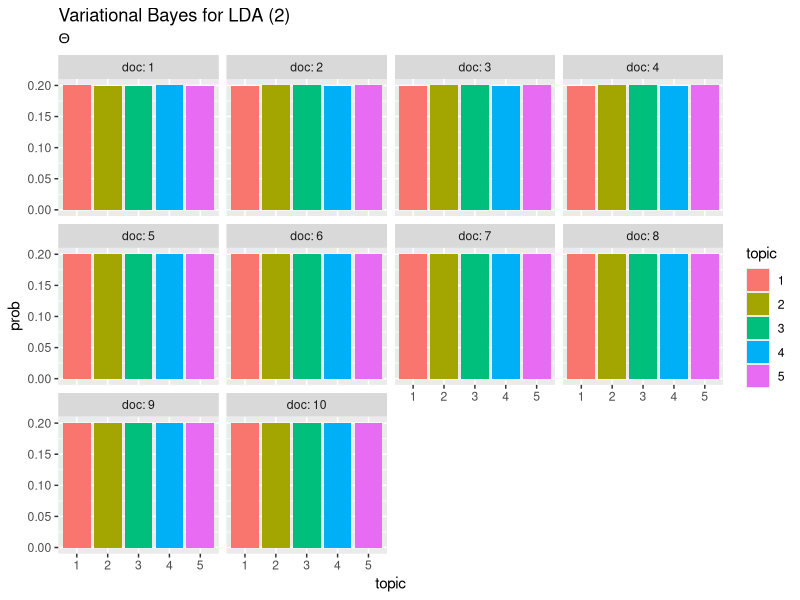
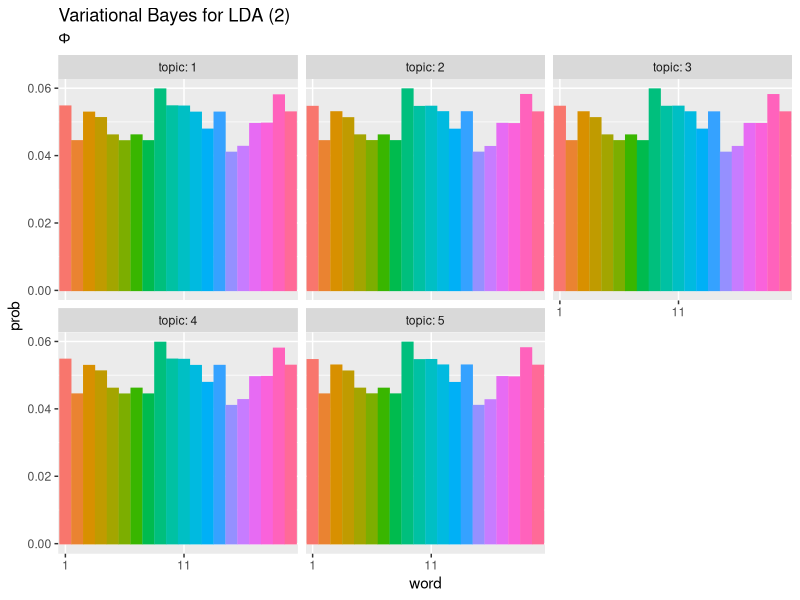
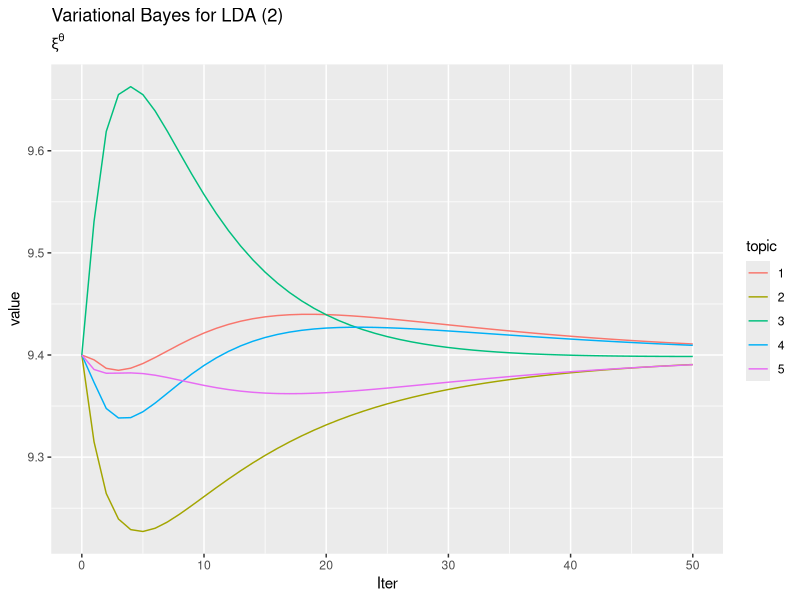
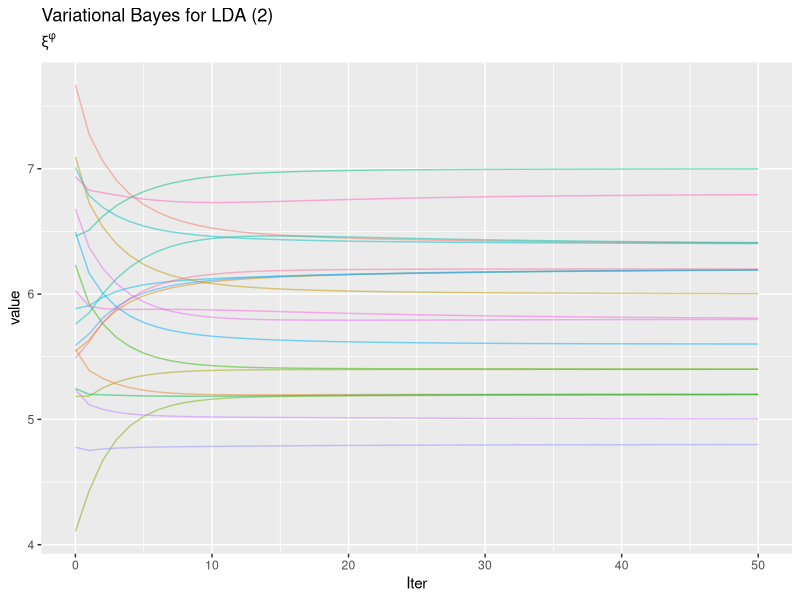

Here is the R script that generated these plots, in order:

# Variational Bayes for LDA (2) -------------------------------------------

# 利用パッケージ
library(tidyverse)

## 動作検証用
# 文書数
M <- 10
# 語彙数
V <- 20
# 文書ごとの各語彙数
n_dv <- matrix(sample(1:3, M * V, replace = TRUE), M, V)
n_d <- apply(n_dv, 1, sum)


# パラメータの設定 ----------------------------------------------------------------

# イタレーション数を指定
OutIter <- 50
InIter  <- 10

# 絶対誤差の上限を指定
Abs_Err <- 0.1

# トピック数を指定
K <- 5

# 事前分布のパラメータ
alpha_k <- rep(2, K)
beta_v  <- rep(2, V)

# 潜在トピック集合の分布の初期値
z_dv_k <- array(0, dim = c(M, V, K))
for(d in 1:M) {
  for(v in 1:V) {
    # ランダムに値を生成
    tmp_q_z <- seq(0, 1, by = 0.01) %>% 
      sample(size = K, replace = TRUE)
    # 正規化
    z_dv_k[d, v, ] <- tmp_q_z / sum(tmp_q_z)
  }
}

## カウントの期待値
tmp_n <- array(0, dim = c(M, V, K))
for(k in 1:K) {
  tmp_n[, , k] <- z_dv_k[, , k] * n_dv
}

# 文書ごとにおいて各トピックが割り当てられた単語数の期待値
E_n_dk <- apply(n_dv, 1, sum) / K %>% 
  matrix(nrow = M, ncol = K)

# 全文書において各トピックが割り当てられた単語数の期待値
E_n_kv <- apply(tmp_n, c(3, 2), sum)

# 処理の検証用
sum(E_n_dk) == sum(n_dv)
sum(E_n_kv) == sum(n_dv)


# 事後分布パラメータの初期値(=事前分布のパラメータ)
xi_dk <- t(t(E_n_dk) + alpha_k)
xi_kv <- t(t(E_n_kv) + beta_v)


# 変分ベイズ -------------------------------------------------------------------

# 推移の確認用
trace_xi_theta <- array(0, dim = c(M, K, OutIter + 1))
trace_xi_phi   <- array(0, dim = c(K, V, OutIter + 1))
# 初期値を代入
trace_xi_theta[, , 1] <- xi_dk
trace_xi_phi[, , 1]   <- xi_kv

E_n_dk_old <- E_n_dk[1, ]
for(OI in 1:OutIter) { ## (イタレーション)
  
  for(d in 1:M) { ## (各文書)
    
    # 絶対誤差を初期化
    abs_err <- Abs_Err + 1
    # インナーループ回数を初期化
    II <- 1
    while(abs_err >= Abs_Err && II <= InIter) { ## (インナーイタレーション)
      
      # インナーループの回数を更新
      II <- II + 1
      
      # 潜在トピック集合の事後分布を計算:式(3.99)
      term1_kv <- digamma(xi_kv) - digamma(apply(xi_kv, 1, sum))
      term2_k  <- digamma(xi_dk[d, ]) - digamma(apply(xi_dk, 2, sum))
      tmp_q_z_kv <- exp(term1_kv) * exp(term2_k)
      # 正規化
      z_dv_k[d, , ] <- t(tmp_q_z_kv) / apply(tmp_q_z_kv, 2, sum)
      
      # カウントの期待値
      for(k in 1:K) {
        tmp_n[, , k] <- z_dv_k[, , k] * n_dv
      }
      E_n_dk <- apply(tmp_n, c(1, 3), sum)
      E_n_kv <- apply(tmp_n, c(3, 2), sum)
      
      # 事後分布のパラメータを計算:式(3.89)
      xi_dk[d, ] <- E_n_dk[d, ] + alpha_k
      
      # 絶対誤差を計算
      abs_err <- sum(abs(E_n_dk[d, ] - E_n_dk_old) / n_d[d]) / K
      # 次回の計算用に値を保存
      E_n_dk_old <- E_n_dk[d, ]
      
    } ## (/インナーイタレーション)
    
    # 動作確認用
    print(paste0("OutIter=", OI, ", InIter=", II, ", abs_err=", abs_err))
    
  } ## (/各文書)
  
  for(k in 1:K) { ## (各トピック)
    
    # 事後分布のパラメータ:式(3.95)
    xi_kv[k, ] <- E_n_kv[k, ] + beta_v
    
  } ## (/各トピック)
  
  # 推移の確認用
  trace_xi_theta[, , OI + 1] <- xi_dk
  trace_xi_phi[, , OI + 1]   <- xi_kv
}


# 推定結果の確認 ----------------------------------------------------------------------


## トピック分布(期待値)
# thetaの期待値を計算:式(2.10)
theta_dk <- xi_dk / apply(xi_dk, 1, sum)

# 作図用のデータフレームを作成
theta_WideDF <- cbind(
  as.data.frame(theta_dk), 
  doc = as.factor(1:M) # 文書番号
)

# データフレームをlong型に変換
theta_LongDF <- pivot_longer(
  theta_WideDF, 
  cols = -doc,         # 変換せずにそのまま残す現列名
  names_to = "topic",  # 現列名を格納する新しい列の名前
  names_prefix = "V",  # 現列名から取り除く文字列
  names_ptypes = list(topic = factor()),  # 現列名を要素とする際の型
  values_to = "prob"   # 現要素を格納する新しい列の名前
)

# 作図
ggplot(theta_LongDF, aes(x = topic, y = prob, fill = topic)) + 
  geom_bar(stat = "identity", position = "dodge") + # 棒グラフ
  facet_wrap( ~ doc, labeller = label_both) + # グラフの分割
  labs(title = "Variational Bayes for LDA (2)", 
       subtitle = expression(Theta)) # ラベル


## 単語分布(期待値)
# phiの期待値を計算:式(2.10)
phi_kv <- xi_kv / apply(xi_kv, 1, sum)

# 作図用のデータフレームを作成
phi_WideDF <- cbind(
  as.data.frame(phi_kv), 
  topic = as.factor(1:K) # トピック番号
)

# データフレームをlong型に変換
phi_LongDF <- pivot_longer(
  phi_WideDF, 
  cols = -topic,       # 変換せずにそのまま残す現列名
  names_to = "word",   # 現列名を格納する新しい列の名前
  names_prefix = "V",  # 現列名から取り除く文字列
  names_ptypes = list(word = factor()),  # 現列名を要素とする際の型
  values_to = "prob"   # 現要素を格納する新しい列の名前
)

# 作図
ggplot(phi_LongDF, aes(x = word, y = prob, fill = word, color = word)) + 
  geom_bar(stat = "identity", position = "dodge") + # 棒グラフ
  facet_wrap( ~ topic, labeller = label_both) + # グラフの分割
  scale_x_discrete(breaks = seq(1, V, by = 10)) + # x軸目盛
  theme(legend.position = "none") + # 凡例
  labs(title = "Variational Bayes for LDA (2)", 
       subtitle = expression(Phi)) # ラベル


# 推移の確認用gif ---------------------------------------------------------------------

# 利用パッケージ
library(gganimate)


# データフレームに変換
trace_xi_theta_WideDF <- data.frame()
trace_xi_phi_WideDF <- data.frame()
for(OI in 1:(OutIter + 1)) {
  # データフレームに変換
  tmp_trace_xi_theta <- cbind(
    as.data.frame(trace_xi_theta[, , OI]), 
    doc = as.factor(1:M), # 文書番号
    Iter = OI - 1 # 試行回数
  )
  tmp_trace_xi_phi <- cbind(
    as.data.frame(trace_xi_phi[, , OI]), 
    topic = as.factor(1:K), # トピック番号
    Iter = OI - 1 # 試行回数
  )
  # 結合
  trace_xi_theta_WideDF <- rbind(trace_xi_theta_WideDF, tmp_trace_xi_theta)
  trace_xi_phi_WideDF <- rbind(trace_xi_phi_WideDF, tmp_trace_xi_phi)
}

# データフレームをlong型に変換
trace_xi_theta_LongDF <- pivot_longer(
  trace_xi_theta_WideDF, 
  cols = -c(doc, Iter),          # 変換せずにそのまま残す現列名
  names_to = "topic",   # 現列名を格納する新しい列の名前
  names_prefix = "V",  # 現列名から取り除く文字列
  names_ptypes = list(topic = factor()),  # 現列名を要素とする際の型
  values_to = "value"    # 現要素を格納する新しい列の名前
)
trace_xi_phi_LongDF <- pivot_longer(
  trace_xi_phi_WideDF, 
  cols = -c(topic, Iter),        # 変換せずにそのまま残す現列名
  names_to = "word",    # 現列名を格納する新しい列の名前
  names_prefix = "V",  # 現列名から取り除く文字列
  names_ptypes = list(word = factor()),  # 現列名を要素とする際の型
  values_to = "value"    # 現要素を格納する新しい列の名前
)

## トピック分布
# 作図
graph_xi_theta <- ggplot(trace_xi_theta_LongDF, aes(x = topic, y = value, fill = topic)) + 
  geom_bar(stat = "identity", position = "dodge") +  # 棒グラフ
  facet_wrap( ~ doc, labeller = label_both) +        # グラフの分割
  transition_manual(Iter) + 
  labs(title = "Variational Bayes for LDA (2)", 
       subtitle = "Iter={current_frame}", 
       y = expression(Eta[dk]^theta)) # ラベル

# 描画
animate(graph_xi_theta, nframes = (OutIter + 1), fps = 10)


## 単語分布
# 作図
graph_xi_phi <- ggplot(trace_xi_phi_LongDF, aes(x = word, y = value, fill = word, color = word)) + 
  geom_bar(stat = "identity", position = "dodge") +  # 棒グラフ
  facet_wrap( ~ topic, labeller = label_both) +      # グラフの分割
  scale_x_discrete(breaks = seq(1, V, by = 10)) +    # x軸目盛
  theme(legend.position = "none") +                  # 凡例
  transition_manual(Iter) + 
  labs(title = "Variational Bayes for LDA (2)", 
       subtitle = "Iter={current_frame}", 
       y = expression(xi[kv]^phi)) # ラベル

# 描画
animate(graph_xi_phi, nframes = (OutIter + 1), fps = 10)


### 折れ線グラフ
## トピック分布のパラメータ
# 文書番号を指定
doc_num <- 10

# 作図
trace_xi_theta_LongDF %>% 
  filter(doc == doc_num) %>% 
  ggplot(aes(x = Iter, y = value, color = topic)) + 
  geom_line() + 
  labs(title = "Variational Bayes for LDA (2)", 
       subtitle = expression(xi^theta)) # ラベル


## トピック分布のパラメータ
# トピック番号を指定
topic_num <- 1

# 作図
trace_xi_phi_LongDF %>% 
  filter(topic == topic_num) %>% 
  ggplot(aes(x = Iter, y = value, color = word)) + 
  geom_line(alpha = 0.5) + 
  theme(legend.position = "none") + # 凡例
  labs(title = "Variational Bayes for LDA (2)", 
       subtitle = expression(xi^phi)) # ラベル
